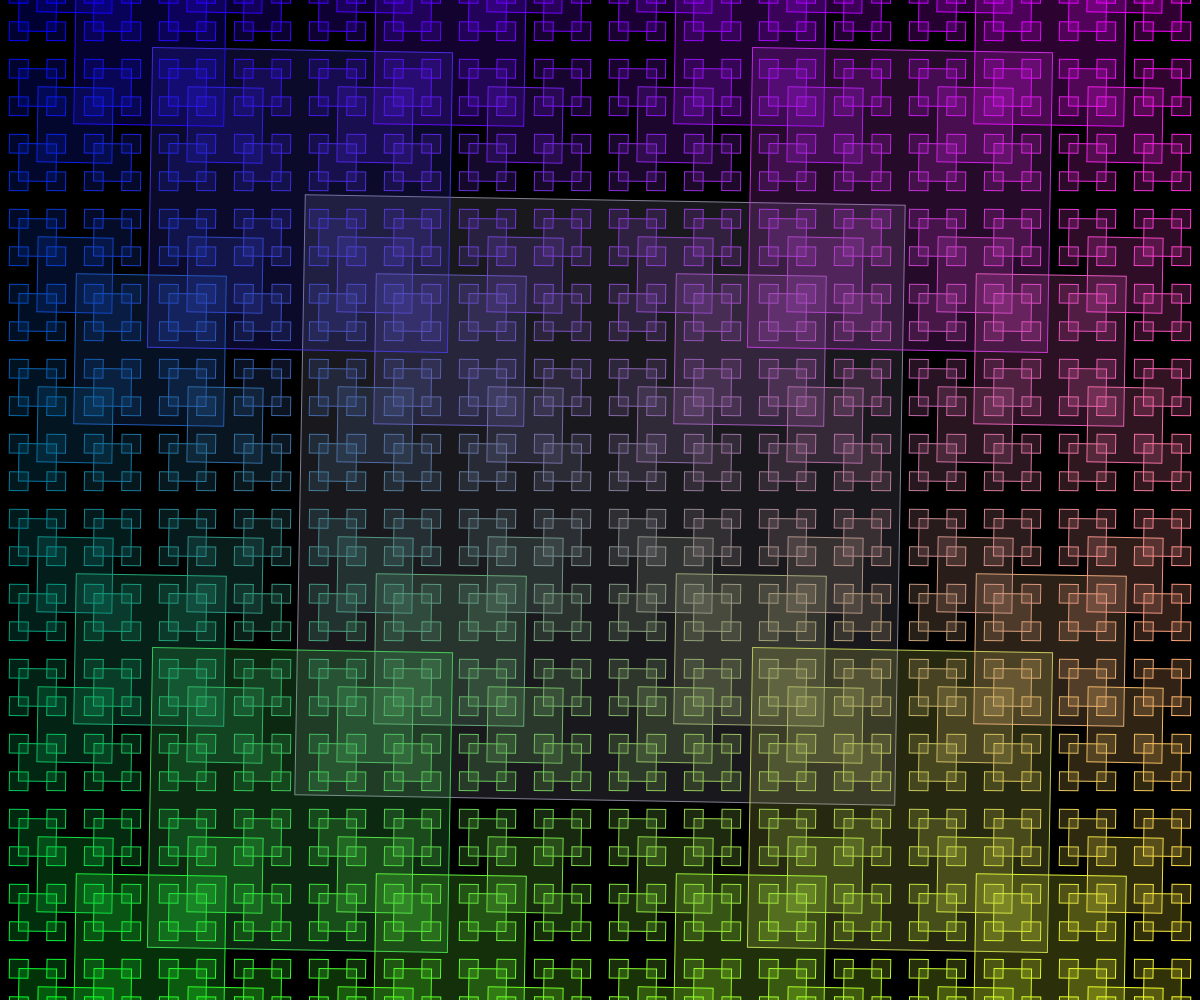
Frame 1 (no input)
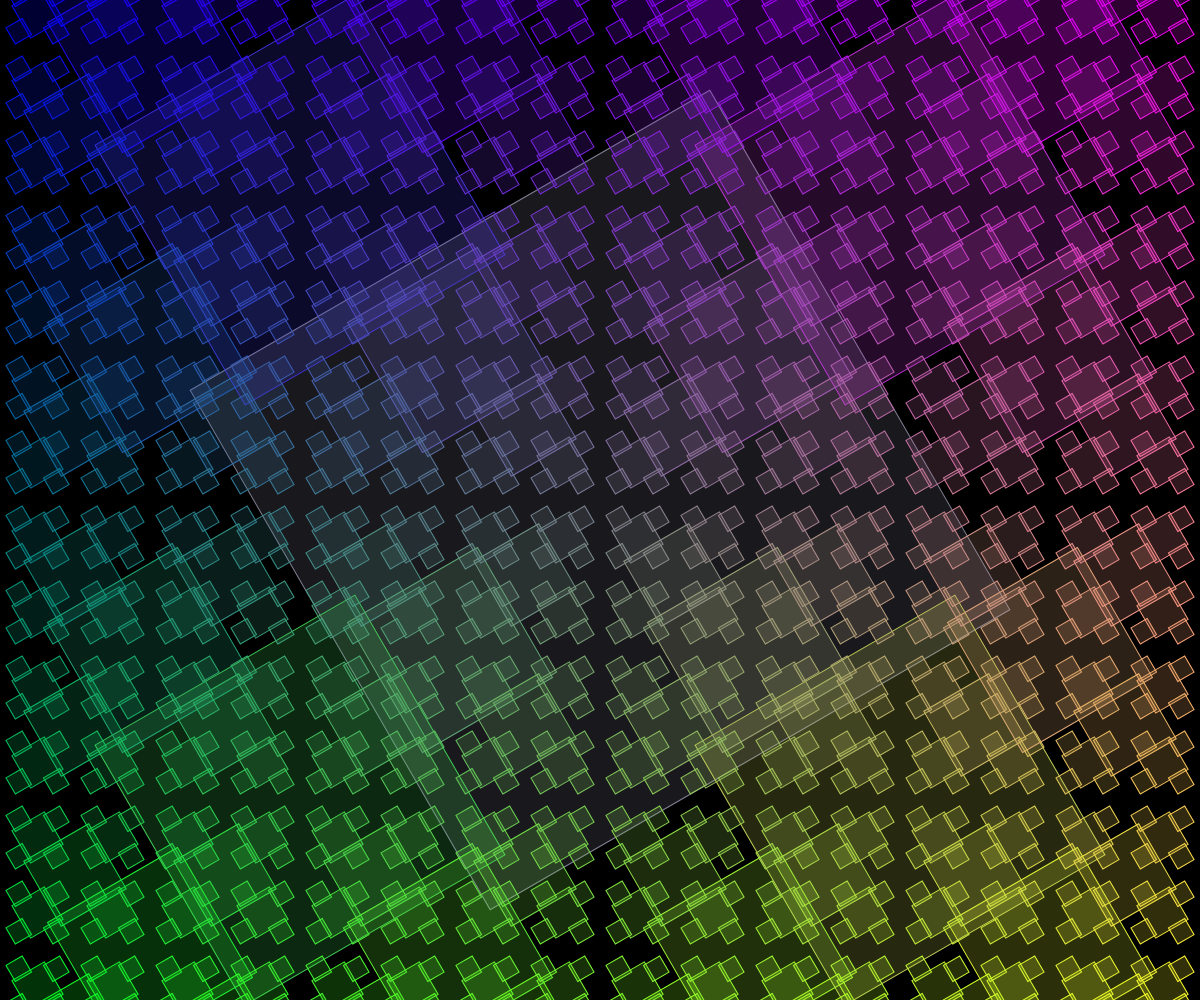
Frame 60 (no input)
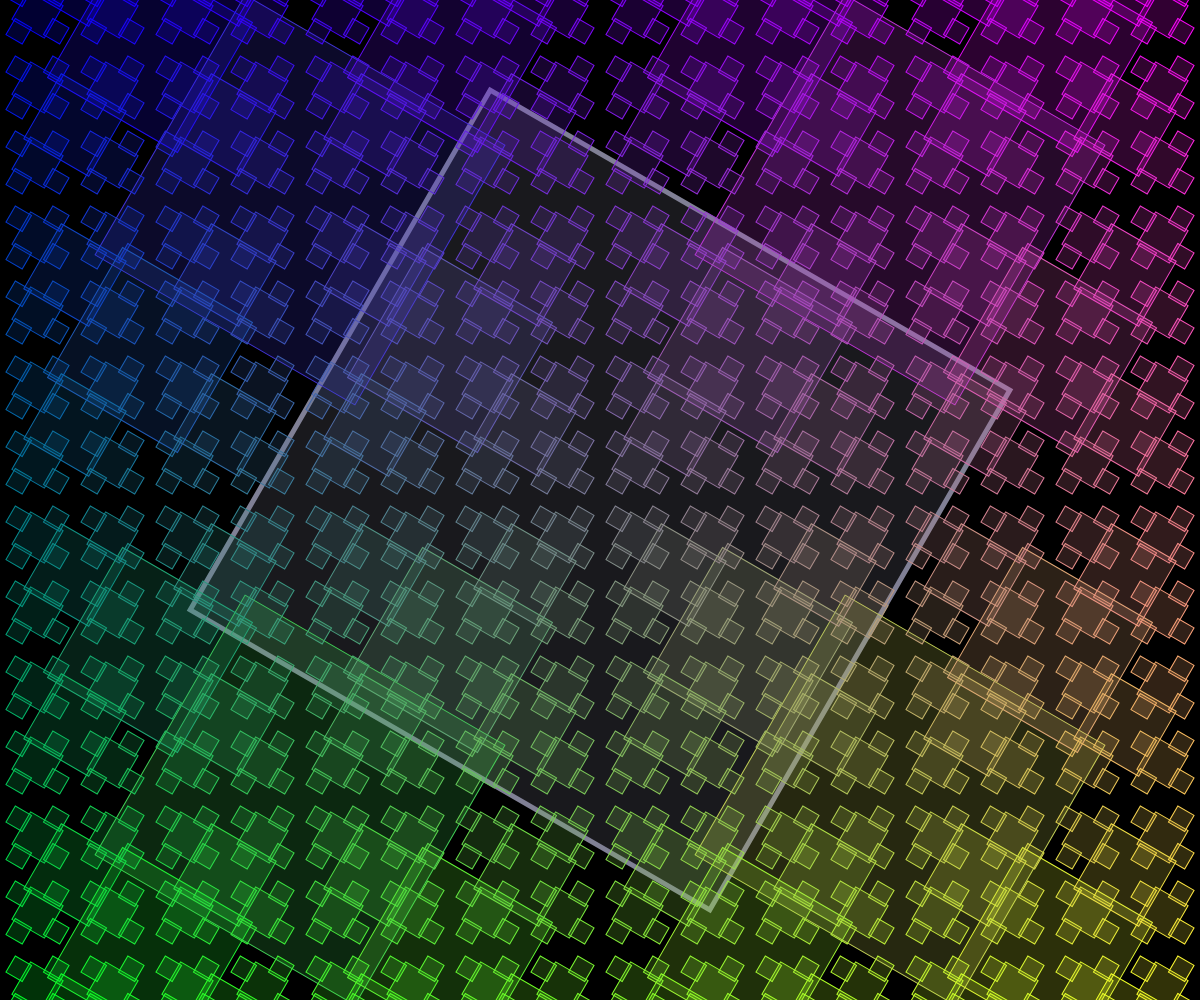
Frame 120 (the mouse pressed at the canvas centre since frame 60)

The p5.js sketch that drew these frames (run headless with seeded random() and noise() and a simulated clock; from frame 60 on, the mouse is pressed at the canvas centre):

// p5.js sketch
// ── sketch.js
// Recursive Images
// Lucas F.
// Nov 25, 2025



function setup() {
  createCanvas(windowWidth, windowHeight);
}

function centerCircle(x,y,d){
  // recursively draw concentric circles 
  // Base Case... inplicit
  if(d > 10){
    // recursive case
    circle(x,y,d);
    centerCircle(x,y,d*0.9);
  }

  // if we skip the recursive case, we unravel one level... base case

}

function circleFractal(x,y,d){
  // this better be good
  if(d > 4){
    circle(x,y,d);
    circleFractal(x - d/2,y, d/2);
    circleFractal(x + d/2,y, d/2);
    circleFractal(x,y - d/2, d/2);
    circleFractal(x,y + d/2, d/2);
    // circleFractal(x - d/2,y - d/2, d/2);
    // circleFractal(x + d/2,y + d/2, d/2);
    // circleFractal(x - d/2,y + d/2, d/2);
    // circleFractal(x + d/2,y - d/2, d/2);
  }
  //base case is implicit... 
}

function setFill(x,y,s){
  // set an interactive fill value based on proximity on scale
  if(dist(mouseX,mouseY, x,y) < s){
    // fill(255,0,0);
    strokeWeight(5);
  }
  else strokeWeight(1);
}

function luckySquares(x,y,s){
  if( s > 10){
    
    push();
    let r = map(x,0,width,0,255);
    let g = map(y,0,height,0,255);
    let b = map(y,0,width,255,0);
    fill(r,g,b,50);
    stroke(r,g,b);
    translate(x,y);
    rotate(radians(frameCount));
    setFill(x,y,s);
    square(0,0,s);
    pop();
    luckySquares(x-s/2, y-s/2, s*0.5);
    luckySquares(x-s/2, y+s/2, s*0.5);
    luckySquares(x+s/2, y-s/2, s*0.5);
    luckySquares(x+s/2, y+s/2, s*0.5);
    
    
  }
}

function draw() {
  rectMode(CENTER);
  noFill();
  background(0);
  stroke(255);
  luckySquares(width/2,height/2,width/2);
  // centerCircle(width/2,height/2,width)
  // circleFractal(width/2,height/2,width/2);
}
